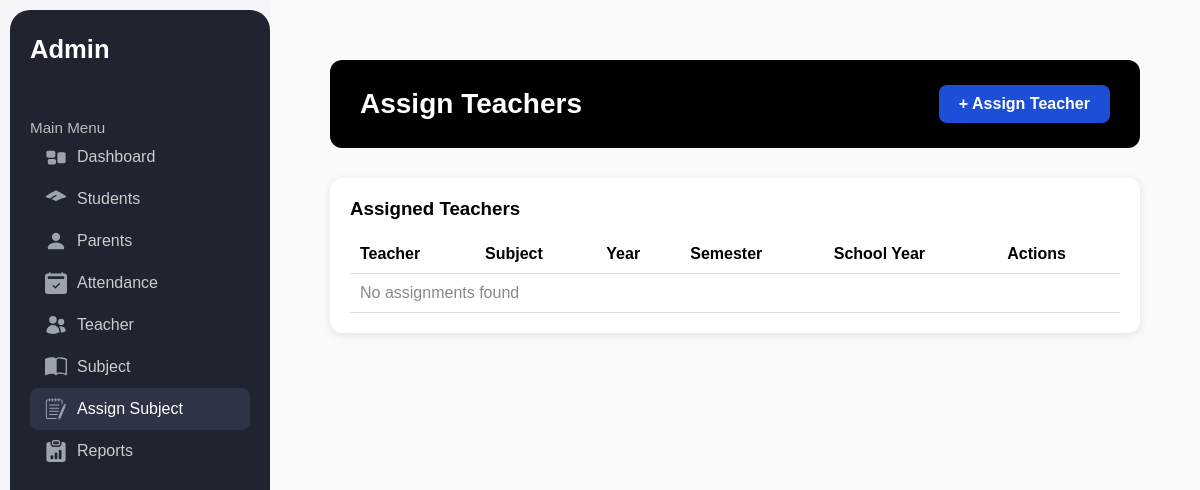
The app's page /academic/assignments/, older data.
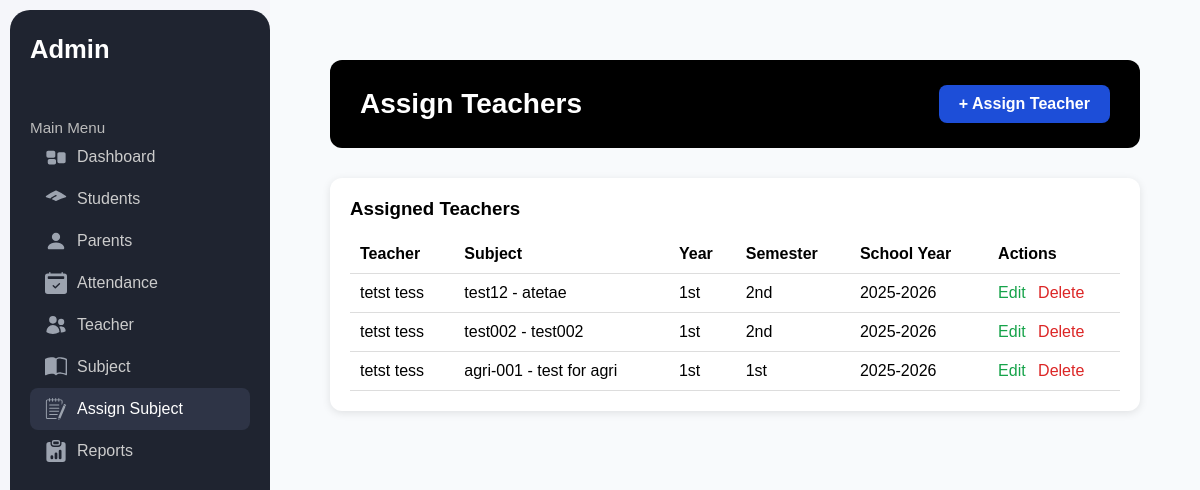
The same page, newer data.
### academics/models.py (models this page shows, shortened)
class SubjectOffering(models.Model):
    subject = models.ForeignKey(Subject, on_delete=models.CASCADE, related_name='offerings')
    teacher = models.ForeignKey("accounts.TeacherProfile", on_delete=models.SET_NULL, null=True) # second migration
    year = models.CharField(max_length=10, choices=YEAR_LEVEL_CHOICES)
    school_year = models.CharField(max_length=20)
    class Meta:
        unique_together = ('subject','school_year','year')

class Subject(models.Model):
    course = models.ForeignKey(Course, on_delete=models.SET_NULL, null=True)
    subject_code = models.CharField(max_length=20)
    name = models.CharField(max_length=255)
    semester_number = models.CharField(max_length=3, choices=[('1st','1st Semester'),('2nd','2nd Semester')])
    class Meta:
        unique_together = ('subject_code','semester_number')
    def __str__(self):
        return f"{self.course.name if self.course else 'No Course'} - {self.subject_code} - {self.semester_number}"

### accounts/models.py (models this page shows)
class TeacherProfile(models.Model):
    user = models.OneToOneField(CustomUser, on_delete=models.CASCADE, limit_choices_to={'role':'teacher'})
    first_name = models.CharField(max_length=50)
    middle_name = models.CharField(max_length=50, blank=True, null=True)
    last_name = models.CharField(max_length=50)
    def __str__(self):
        return f"{self.first_name} {self.last_name}"

### academics/views.py (the view)
# urls.py: path('assignments/', views.assign_teacher, name='assign_teacher'),
def assign_teacher(request):
    teacher_list = TeacherProfile.objects.all()
    offerings = SubjectOffering.objects.all()
    subjects = Subject.objects.all()
    form = AssignSubjectForm()
    return render(request, 'dashboard/manage_assignteacher.html', {
        'teacher': teacher_list,
        'offerings': offerings,
        'subjects': subjects,
        'assign_subject_form': form,
        'active': 'assign_subject',
    })

### dashboard/templates/dashboard/manage_assignteacher.html (shortened to what this page needs)
{% extends 'base.html' %}
{% load static %}
{% block content %}
<div class="dashboard-container">
  <div class="dashboard-header flex justify-between items-center">
    <h2>Assign Teachers</h2>
    <a href="#" class="add-subject-btn" id="openModalAssign">+ Assign Teacher</a>
  </div>
  <div class="bottom-section">
    <div class="attendance-box">
      <h3>Assigned Teachers</h3>
      <table class="recent-table">
        <thead>
          <tr>
            <th>Teacher</th>
            <th>Subject</th>
            <th>Year</th>
            <th>Semester</th>
            <th>School Year</th>
            <th>Actions</th>
          </tr>
        </thead>
        <tbody>
          {% for offering in offerings %}
          <tr>
            <td>{{ offering.teacher.first_name }} {{ offering.teacher.last_name }}</td>
            <td>{{ offering.subject.subject_code }} - {{ offering.subject.name }}</td>
            <td>{{ offering.year }}</td>
            <td>{{ offering.subject.semester_number }}</td>
            <td>{{ offering.school_year }}</td>
            <td>
              <a href="#" class="edit-btn" data-target="#editModal{{ offering.id }}">Edit</a>
              <a href="#" class="delete-btn" data-target="#deleteModal{{ offering.id }}">Delete</a>
            </td>
          </tr>
          {% empty %}
          <tr>
            <td colspan="6" class="empty-row">No assignments found</td>
          </tr>
          {% endfor %}
        </tbody>
      </table>
    </div>
  </div>
</div>
{% endblock %}

### core/templates/base.html (shortened to what this page needs)
{% load static %}
<!DOCTYPE html>
<html lang="en">
<head>
  <link rel="stylesheet" href="{% static 'css/styles.css' %}">
</head>
<body>
  <div class="left-container">
    <h1>Admin</h1>
    <div class="menu">
      <h5>Main Menu</h5>
      <a href="{% url 'dashboard:admin_dashboard' %}" class="{% if active == 'dashboard' %}active{% endif %}">
        Dashboard
      </a>
      <a href="{% url 'accounts:manage_student' %}" class="{% if active == 'students' %}active{% endif %}">
        Students
      </a>
      <a href="{% url 'accounts:manage_parent' %}">
        <svg xmlns="http://www.w3.org/2000/svg" width="16" height="16" fill="currentColor"
             class="bi bi-person-fill" viewBox="0 0 16 16">
          <path
            d="M3 14s-1 0-1-1 1-4 6-4 6 3 6 4-1 1-1 1zm5-6a3 3 0 1 0 0-6 3 3 0 0 0 0 6" />
        </svg>
        Parents
      </a>
      <a href="#">
        Attendance
      </a>
      <a href="{%  url 'accounts:manage_teacher' %}" class="{% if active == 'teacher' %}active{% endif %}">
        Teacher
      </a>
      <a href="{% url 'academics:manage_subjects' %}" class="{% if active == 'subjects' %}active{% endif %}">
        Subject
      </a>
      <a href="{% url 'academics:assign_teacher' %}" class="{% if active == 'assign_subject' %}active{% endif %}">
        Assign Subject
      </a>
      <a href=#>
        Reports
      </a>
    </div>
  </div>
  <div class="main-content">
    {% block content %}
    {% endblock %}
  </div>
</body>
</html>

### core/static/css/styles.css (style rules this page uses)
* { margin: 0; padding: 0; box-sizing: border-box; font-family: "Poppins", sans-serif; }
body { background-color: #f5f6fa; display: flex; height: 100vh; color: #fff; }
.left-container { width: 260px; background-color: #1f2430; padding: 25px 20px; display: flex; flex-direction: column; gap: 25px; border-radius: 20px; margin-top: 10px; margin-bottom: 10px; margin-left: 10px; }
.left-container h1 { font-size: 1.6rem; font-weight: 700; margin-bottom: 10px; }
.left-container h5 { font-weight: 500; color: #bbb; display: flex; align-items: center; gap: 10px; font-size: 0.95rem; }
.left-container svg { width: 20px; height: 20px; fill: #9ca3af; }
.menu { display: flex; flex-direction: column; margin-top: 20px; }
.menu a { color: #ccc; text-decoration: none; padding: 10px 15px; border-radius: 8px; display: flex; align-items: center; gap: 10px; transition: 0.3s; }
.menu a:hover, .menu a.active { background-color: #2e3446; color: #fff; }
.menu svg { width: 22px; height: 22px; fill: #9ca3af; }
.main-content { flex: 1; background-color: #f8fafc; color: #000; padding: 30px; }
.dashboard-container { padding: 30px; font-family: 'Poppins', sans-serif; }
.dashboard-header { background: #000; color: #fff; padding: 25px 30px; border-radius: 12px; margin-bottom: 30px; }
.dashboard-header h2 { margin: 0; font-size: 28px; font-weight: 700; }
.bottom-section { display: flex; gap: 20px; }
.attendance-box, .recent-box { background: #fff; border-radius: 12px; box-shadow: 0 2px 8px rgba(0,0,0,0.1); padding: 20px; flex: 1; }
.recent-table { width: 100%; border-collapse: collapse; margin-top: 15px; }
.recent-table th, .recent-table td { border-bottom: 1px solid #ddd; padding: 10px; text-align: left; }
.add-student-btn , .add-subject-btn { background-color: #1d4ed8; color: #fff; padding: 10px 20px; border-radius: 8px; text-decoration: none; font-weight: 600; transition: background-color 0.3s ease; }
.dashboard-header { display: flex; justify-content: space-between; align-items: center; background: #000; color: #fff; padding: 25px 30px; border-radius: 12px; margin-bottom: 30px; }
.attendance-box { flex: 1; background: #fff; border-radius: 12px; box-shadow: 0 2px 8px rgba(0,0,0,0.1); padding: 20px; }
.edit-btn { color: #16a34a; text-decoration: none; margin-right: 8px; font-weight: 500; }
.delete-btn { color: #dc2626; text-decoration: none; font-weight: 500; }
.add-subject-btn { background-color: #1d4ed8; color: #fff; padding: 10px 20px; border-radius: 8px; text-decoration: none; font-weight: 600; transition: background-color 0.3s ease; }

Row changes from the older to the newer data that the page shows:
added SubjectOffering: teacher.first_name "tetst", teacher.last_name "tess", subject.subject_code "test12", subject.name "atetae", year "1st", subject.semester_number "2nd", school_year "2025-2026"
added SubjectOffering: teacher.first_name "tetst", teacher.last_name "tess", subject.subject_code "test002", subject.name "test002", year "1st", subject.semester_number "2nd", school_year "2025-2026"
added SubjectOffering: teacher.first_name "tetst", teacher.last_name "tess", subject.subject_code "agri-001", subject.name "test for agri", year "1st", subject.semester_number "1st", school_year "2025-2026"
Text that changed along with them:
text no longer shown: "No assignments found"
